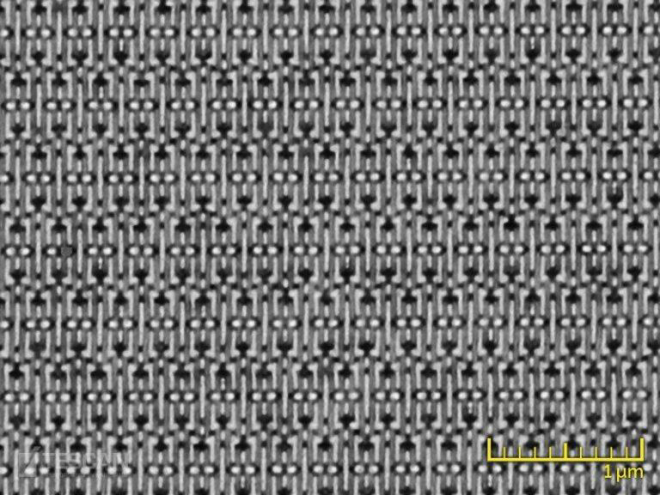
#> input picture 3_python/Inputs/Sample image.png, 660 x 495 px
$ python 1_analyze.py
#> lines starting #> are read from the running program, lines starting #| are printed output that depends on the picture; after the words box and inside, x2 and y2 are one past the last pixel; in counts of white or black regions, pixels touching at a corner belong together; long printed decimals are rounded

# %%
# IMPORT
# ==============================================================================================
import numpy as np
import cv2
import skimage.measure as measure
from matplotlib import pyplot as plt


# %%
# LOAD IMAGE
# ==============================================================================================
file_name = 'Inputs/Sample image.png'
im = cv2.imread(file_name)
#> im is the input picture: shape (495, 660, 3); mean B, G, R 116.3, 116.8, 116.9
im = cv2.cvtColor(im, cv2.COLOR_BGR2RGB)


# %%
# IMAGE DIMENSION
# ==============================================================================================
print(f'Number of pixels in X direction: {im.shape[1]}')
#| Number of pixels in X direction: 660
print(f'Number of pixels in Y direction: {im.shape[0]}')
#| Number of pixels in Y direction: 495


# %%
# PIXEL SIZE
# ==============================================================================================
lowers = np.array([0, 0, 75])
highers = np.array([255, 255, 255])
im_hls = cv2.cvtColor(im, cv2.COLOR_RGB2HLS_FULL)
#> im_hls: shape (495, 660, 3); mean of channels 0, 1, 2 1.4, 116.6, 1.2
new_mask = cv2.inRange(im_hls, lowers, highers)
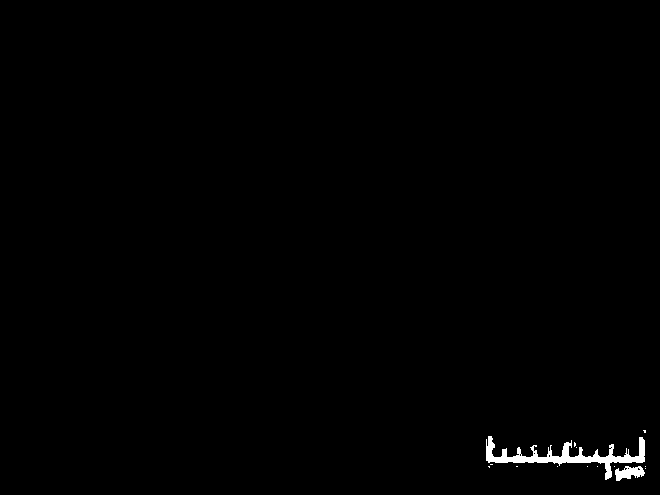
#> new_mask: shape (495, 660); 0.62% white; 14 white regions (12 under 20 px), largest, box (x1, y1, x2, y2) and area: (486, 436, 645, 480) 1717, (615, 466, 645, 481) 280
new_im = cv2.bitwise_and(im, im, mask=new_mask)
plt.imshow(new_im)


# %%
new_im_2 = cv2.cvtColor(new_im, cv2.COLOR_RGB2GRAY)
new_mask_2 = (new_im_2 >= 120) * 1
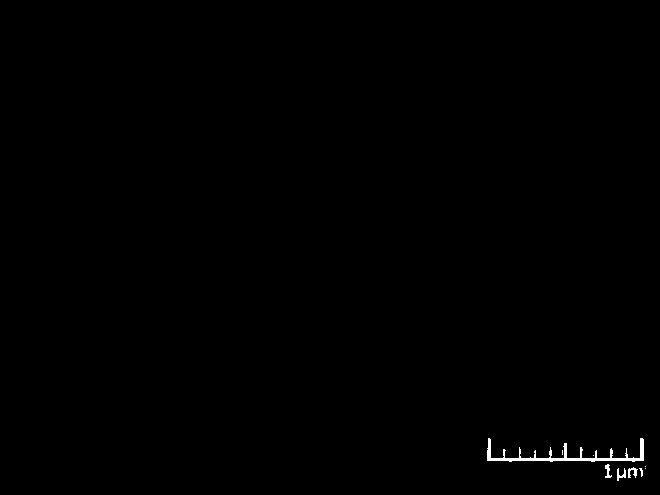
#> new_mask_2: shape (495, 660) int64; values 0 (black) and 1 (white), 0.31% white; 9 white regions (5 under 20 px), largest, box (x1, y1, x2, y2) and area: (487, 438, 644, 462) 830, (628, 467, 638, 478) 57, (617, 468, 626, 481) 56, (605, 464, 612, 478) 51
new_label_2 = measure.label(new_mask_2)
#> new_label_2: shape (495, 660) int64; 10 distinct labels, from 0 to 9
props_tab = measure.regionprops_table(new_label_2, properties=('centroid',
                                                'area',
                                                'perimeter',
                                                'axis_major_length',
                                                'axis_minor_length',
                                                ))
#> props_tab = 6 items


# %%
ruler_in_pixel = props_tab['axis_major_length'].max()
#> ruler_in_pixel = 201.6
pixel_size = 1000 / ruler_in_pixel
#> pixel_size = 4.96
print('Ruler length = 1 micron = 1000 nm')
print(f'Ruler in pixel = {ruler_in_pixel}')
#| Ruler in pixel = 201.647
print(f'Pixel size = Ruler length / Ruler in pixel = {pixel_size} nm')
#| Pixel size = Ruler length / Ruler in pixel = 4.959 nm


# %%
# IMAGE HISTOGRAM
# ==============================================================================================
im_gray = cv2.cvtColor(im, cv2.COLOR_RGB2GRAY)
hist = cv2.calcHist([im_gray], [0], None, [256], [0, 256])
#> hist = 256 values, max 3533 at index 109, min 0 at index 0, mean 1276.2
plt.figure()
plt.title('Image Histogram')
plt.xlabel('Pixel Intensity')
plt.ylabel('Frequency')
plt.plot(hist)
plt.xlim([0, 256])
plt.show()
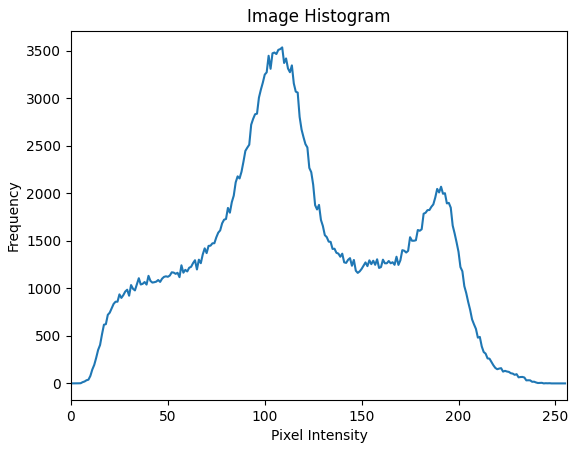
#> figure drawn by matplotlib, 1 panel; curve peaks at x = 109, y = 3533


# %%
# X AVERAGE INTENSITY
# ==============================================================================================
mean_x = np.mean(im_gray, axis=0)
#> mean_x = 660 values, max 162.9 at index 542, min 91.15 at index 199, mean 116.8
plt.plot(mean_x)
# plt.plot(mean_x)
plt.title('X direction average grayscale')
plt.xlabel('Pixel in X Direction')
plt.ylabel('Intensity')
plt.show()
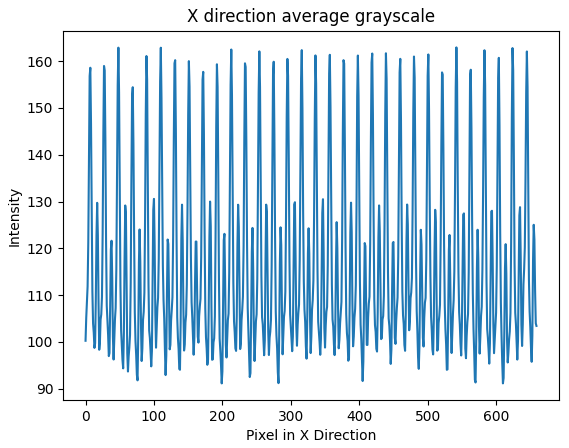
#> figure drawn by matplotlib, 1 panel; curve peaks at x = 542, y = 162.9


# %%
# Y AVERAGE INTENSITY
# ==============================================================================================
mean_y = np.mean(im_gray, axis=1)
#> mean_y = 495 values, max 159 at index 459, min 81.18 at index 153, mean 116.8
plt.plot(mean_y)
plt.title('Y direction average grayscale')
plt.xlabel('Pixel in Y Direction')
plt.ylabel('Intensity')
plt.show()
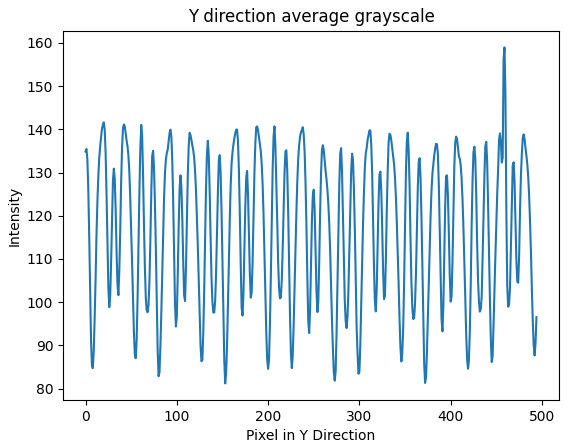
#> figure drawn by matplotlib, 1 panel; curve peaks at x = 459, y = 159
# %%
